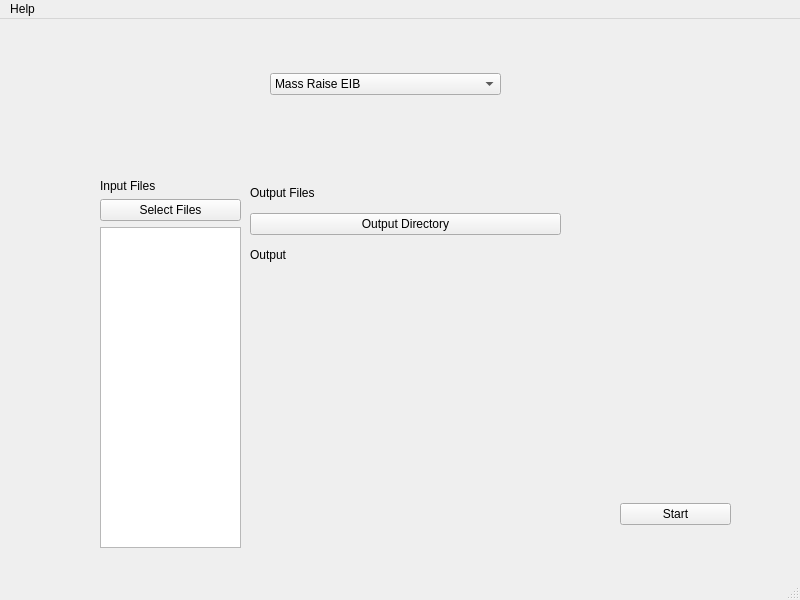
<?xml version="1.0" encoding="UTF-8"?>
<ui version="4.0">
 <class>MainWindow</class>
 <widget class="QMainWindow" name="MainWindow">
  <property name="geometry">
   <rect>
    <x>0</x>
    <y>0</y>
    <width>800</width>
    <height>600</height>
   </rect>
  </property>
  <property name="acceptDrops">
   <bool>true</bool>
  </property>
  <property name="windowTitle">
   <string>ITA EIB Creator</string>
  </property>
  <widget class="QWidget" name="centralwidget">
   <widget class="QWidget" name="verticalLayoutWidget">
    <property name="geometry">
     <rect>
      <x>270</x>
      <y>40</y>
      <width>231</width>
      <height>51</height>
     </rect>
    </property>
    <layout class="QVBoxLayout" name="verticalLayout">
     <item>
      <widget class="QComboBox" name="comboBox">
       <item>
        <property name="text">
         <string>Mass Raise EIB</string>
        </property>
       </item>
      </widget>
     </item>
    </layout>
   </widget>
   <widget class="QWidget" name="verticalLayoutWidget_2">
    <property name="geometry">
     <rect>
      <x>90</x>
      <y>120</y>
      <width>651</width>
      <height>421</height>
     </rect>
    </property>
    <layout class="QVBoxLayout" name="verticalLayout_2">
     <item>
      <widget class="QStackedWidget" name="pages">
       <widget class="QWidget" name="page1">
        <widget class="QWidget" name="verticalLayoutWidget_3">
         <property name="geometry">
          <rect>
           <x>10</x>
           <y>40</y>
           <width>141</width>
           <height>369</height>
          </rect>
         </property>
         <layout class="QVBoxLayout" name="verticalLayout_3">
          <item>
           <widget class="QLabel" name="label">
            <property name="text">
             <string>Input Files</string>
            </property>
           </widget>
          </item>
          <item>
           <widget class="QPushButton" name="page1_select_files_button">
            <property name="text">
             <string>Select Files</string>
            </property>
           </widget>
          </item>
          <item>
           <widget class="QListWidget" name="page1_input_files">
            <property name="acceptDrops">
             <bool>true</bool>
            </property>
            <property name="dragEnabled">
             <bool>true</bool>
            </property>
            <property name="dragDropMode">
             <enum>QAbstractItemView::DropOnly</enum>
            </property>
            <property name="alternatingRowColors">
             <bool>true</bool>
            </property>
           </widget>
          </item>
         </layout>
        </widget>
        <widget class="QWidget" name="verticalLayoutWidget_4">
         <property name="geometry">
          <rect>
           <x>530</x>
           <y>340</y>
           <width>111</width>
           <height>71</height>
          </rect>
         </property>
         <layout class="QVBoxLayout" name="verticalLayout_4">
          <item>
           <widget class="QPushButton" name="page1_Start">
            <property name="text">
             <string>Start</string>
            </property>
           </widget>
          </item>
         </layout>
        </widget>
        <widget class="QWidget" name="horizontalLayoutWidget">
         <property name="geometry">
          <rect>
           <x>160</x>
           <y>40</y>
           <width>311</width>
           <height>89</height>
          </rect>
         </property>
         <layout class="QGridLayout" name="gridLayout">
          <item row="1" column="0">
           <widget class="QPushButton" name="page1_output_button">
            <property name="text">
             <string>Output Directory</string>
            </property>
           </widget>
          </item>
          <item row="2" column="0">
           <widget class="QLabel" name="page1_output">
            <property name="text">
             <string>Output</string>
            </property>
           </widget>
          </item>
          <item row="0" column="0">
           <widget class="QLabel" name="label_2">
            <property name="text">
             <string>Output Files</string>
            </property>
           </widget>
          </item>
         </layout>
        </widget>
       </widget>
       <widget class="QWidget" name="page_2"/>
      </widget>
     </item>
    </layout>
   </widget>
  </widget>
  <widget class="QMenuBar" name="menubar">
   <property name="geometry">
    <rect>
     <x>0</x>
     <y>0</y>
     <width>800</width>
     <height>21</height>
    </rect>
   </property>
   <widget class="QMenu" name="menuHelp">
    <property name="title">
     <string>Help</string>
    </property>
    <addaction name="actionHelp"/>
    <addaction name="actionAbout"/>
   </widget>
   <addaction name="menuHelp"/>
  </widget>
  <widget class="QStatusBar" name="statusbar"/>
  <action name="actionHelp">
   <property name="text">
    <string>Help</string>
   </property>
  </action>
  <action name="actionAbout">
   <property name="text">
    <string>About</string>
   </property>
  </action>
 </widget>
 <resources/>
 <connections/>
</ui>
